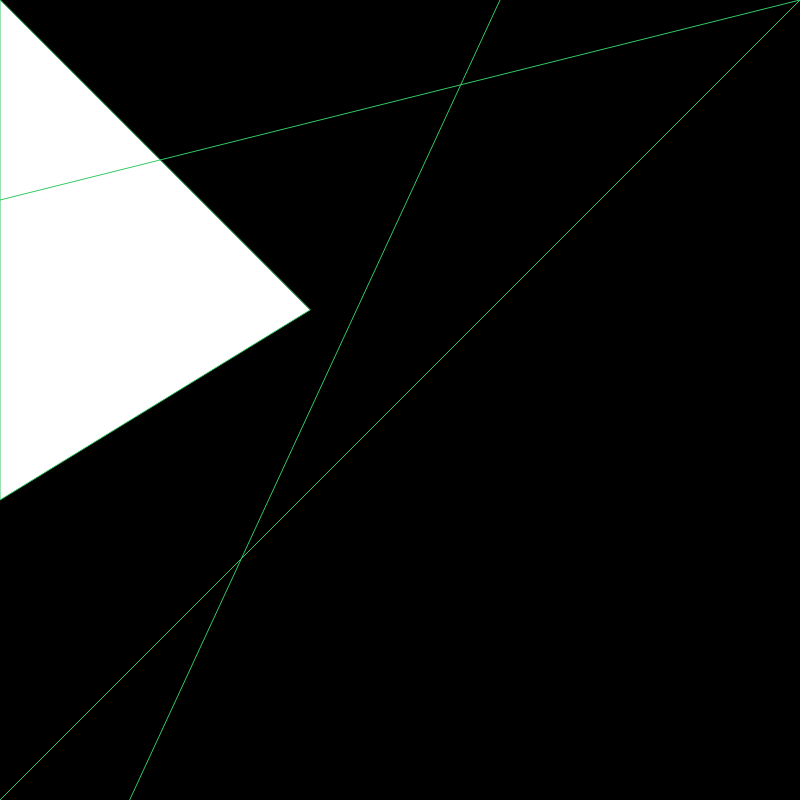
Frame 1 (no input)
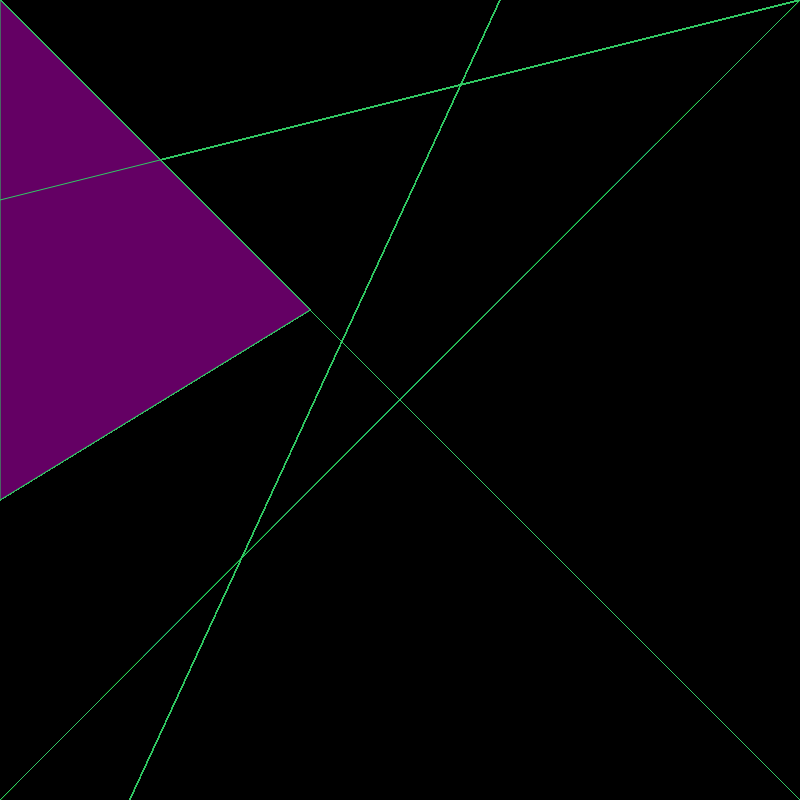
Frame 60 (no input)
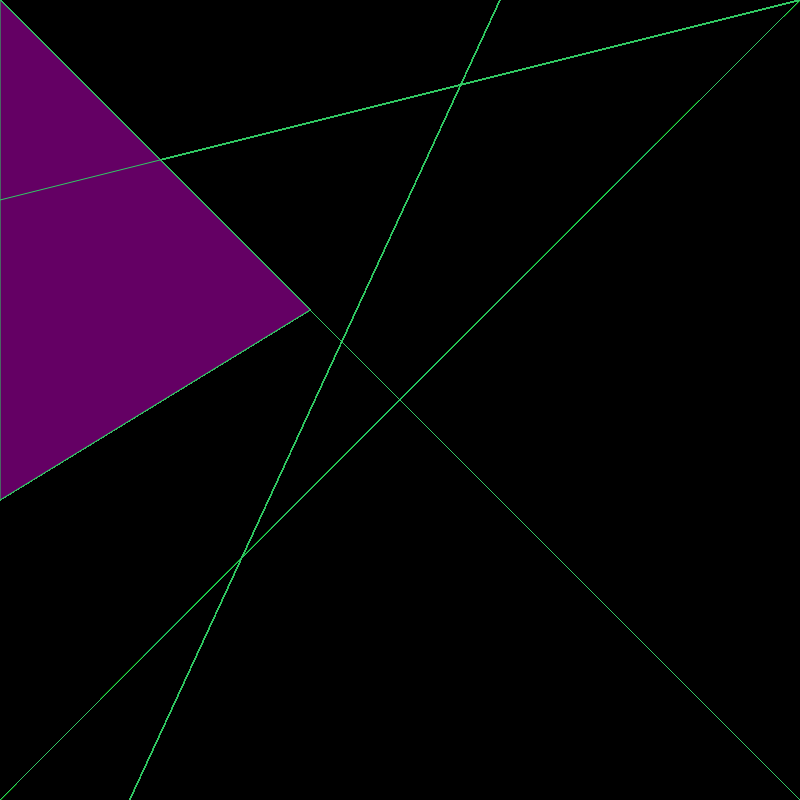
Frame 120 (the mouse pressed at the canvas centre since frame 60)

The p5.js sketch that drew these frames (run headless with seeded random() and noise() and a simulated clock; from frame 60 on, the mouse is pressed at the canvas centre):

// p5.js sketch
// ── sketch.js
function setup() {
  createCanvas(800, 800);
  background(0);
}

function draw() {
line(0, 0, 800, 800);
stroke(50, 200, 100);
triangle(0, 0, 0, 500, 310, 310)
fill(100, 0, 100)
line(0, 1080, 500, 0);
line(0, 200, 800, 0);
line(0, 800, 800, 0);
}
